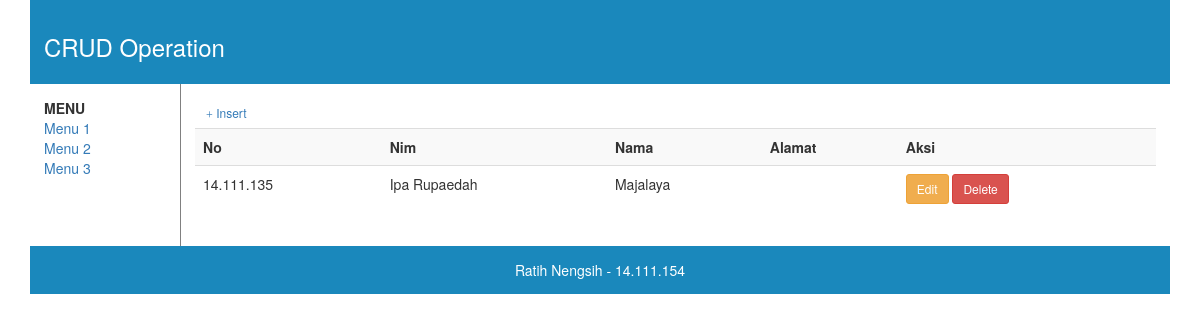
Before: / with the older database file.
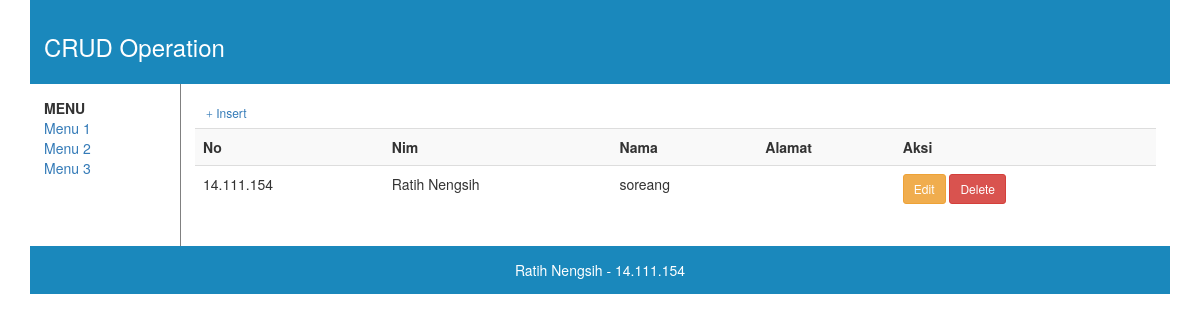
After: the same page with the newer database file.
### tables this page shows
CREATE TABLE `biodata` (
  `nim` varchar(10) NOT NULL,
  `nama` varchar(50) NOT NULL,
  `alamat` varchar(50) NOT NULL
);

### index.php (the view, shortened to what this page needs)
<!DOCTYPE HTML>
<html>
<head><title>CRUD</title>
<link href="css/style.css" rel="stylesheet">
<link href="css/bootstrap.min.css" rel="stylesheet">
</head>
<body>
<div class="container">
	<header>
		<h3>CRUD Operation</h3>
	</header>
	<nav>
		<ul>
			<li><b>MENU</b></li>
			<li><a href="#">Menu 1</a></li>
			<li><a href="#">Menu 2</a></li>
			<li><a href="#">Menu 3</a></li>
		</ul>
	</nav>
	<article>
<?php
include("koneksi.php");
$sql = 'SELECT * FROM biodata';
$query = mysqli_query($conn, $sql);
echo '		<table class="table table-striped table-hover">
			<a href="add.php" class="btn btn-link btn-sm"><span class="glyphicon glyphicon-plus"></span> Insert</a>
			<tr>
				<td><b>No</b></td>
				<td><b>Nim</b></td>
				<td><b>Nama</b></td>
				<td><b>Alamat</b></td>
				<td><b>Aksi</b></td>
			</tr>';
while ($row = mysqli_fetch_row($query))
{
	echo '<tr>
			<td>'.$row[0].'</td>
			<td>'.$row[1].'</td>
			<td>'.$row[2].'</td>
			<td>'.$row[3].'</td>
			<td><a href="#" class="btn btn-warning btn-sm">Edit</a>
			 <a href="delete.php?id=<?echo$row[0];?>" class="btn btn-danger btn-sm">Delete</a></td>
		</tr>';
}
echo '
		</table>
	</article>
	<footer>Ratih Nengsih - 14.111.154</footer>
</body>
</html>';

### style.css (style rules this page uses)
header { padding: 1em; color: white; background-color: #1a88bc; clear: left; }
footer { padding: 1em; color: white; background-color: #1a88bc; text-align: center; }
nav { float: left; margin: 0; padding: 1em; }
nav ul { list-style-type: none; padding: 0; }
nav ul a { text-decoration: none; }
article { margin-left: 150px; border-left: 1px solid gray; padding: 1em; overflow: hidden; }

Changed rows visible on the page:
removed biodata: nim "14.111.135", nama "Ipa Rupaedah", alamat "Majalaya"
added biodata: nim "14.111.154", nama "Ratih Nengsih", alamat "soreang"
